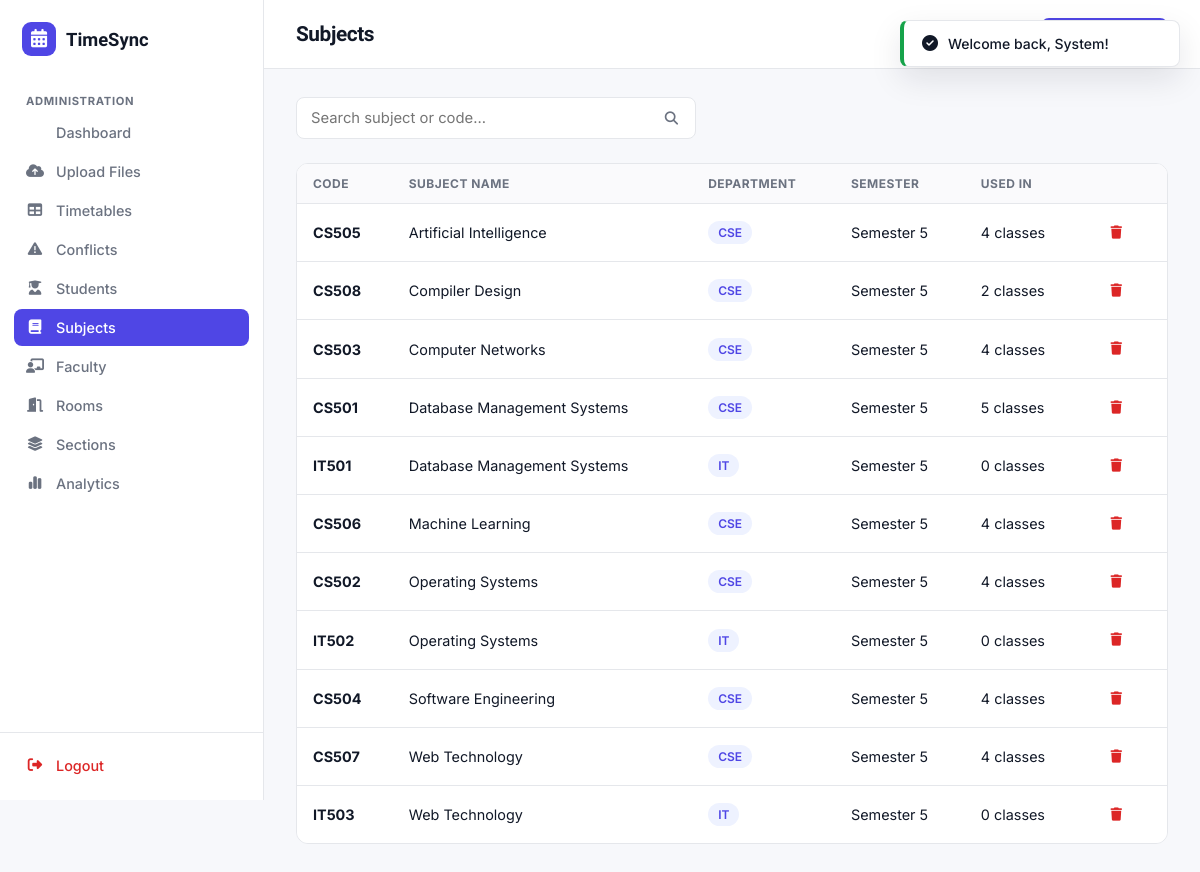
The app's page /admin/subjects.php (signed in) with its own data.
### tables this page shows
CREATE TABLE subjects (
    id INT AUTO_INCREMENT PRIMARY KEY,
    subject_code VARCHAR(20) NOT NULL,
    subject_name VARCHAR(150) NOT NULL,
    department_id INT NOT NULL,
    semester_id INT NOT NULL,
    FOREIGN KEY (department_id) REFERENCES departments(id) ON DELETE CASCADE,
    FOREIGN KEY (semester_id) REFERENCES semesters(id) ON DELETE CASCADE,
    UNIQUE KEY uniq_subject (subject_code, department_id)
);

CREATE TABLE departments (
    id INT AUTO_INCREMENT PRIMARY KEY,
    name VARCHAR(100) NOT NULL,
    code VARCHAR(10) NOT NULL UNIQUE
);

CREATE TABLE semesters (
    id INT AUTO_INCREMENT PRIMARY KEY,
    semester_number INT NOT NULL UNIQUE
);

### includes/functions.php (called while the page is built, shortened)
<?php
function e(?string $str): string {
    return htmlspecialchars($str ?? '', ENT_QUOTES, 'UTF-8');
}

### admin/subjects.php (the view, shortened to what this page needs)
<?php
require_once __DIR__ . '/../includes/functions.php';
$search = trim($_GET['q'] ?? '');
$where = '';
$params = [];
$stmt = $pdo->prepare("
    SELECT sub.*, d.code AS dept_code, sem.semester_number,
           (SELECT COUNT(*) FROM timetables t WHERE t.subject_id = sub.id) AS usage_count
    FROM subjects sub
    JOIN departments d ON d.id = sub.department_id
    JOIN semesters sem ON sem.id = sub.semester_id
    $where
    ORDER BY sub.subject_name
");
$stmt->execute($params);
$subjects = $stmt->fetchAll();
require_once __DIR__ . '/../includes/header.php';
require_once __DIR__ . '/../includes/sidebar.php';
?>
<div class="main-content">
    <div class="topbar">
        <div class="flex gap-16" style="align-items:center;">
            <h1>Subjects</h1>
        </div>
        <button class="btn btn-primary btn-sm" onclick="openModal('addSubjectModal')"><i class="fa-solid fa-plus"></i> Add Subject</button>
    </div>
    <div class="page-body">
        <form method="GET" class="mb-24" style="max-width:400px;">
            <div class="input-icon-wrap">
                <input type="text" name="q" class="form-control" placeholder="Search subject or code..." value="<?= e($search) ?>">
                <button type="submit" class="icon-btn"><i class="fa-solid fa-magnifying-glass"></i></button>
            </div>
        </form>
        <?php if (!$subjects): ?>
            <div class="card"><div class="empty-state">
                <div class="empty-icon"><i class="fa-solid fa-book"></i></div>
                <h3>No subjects yet</h3>
                <p>Subjects are created automatically on Excel import, or you can add one manually.</p>
                <button class="btn btn-primary" onclick="openModal('addSubjectModal')">Add Subject</button>
            </div></div>
        <?php else: ?>
        <div class="table-wrap">
            <table class="data-table">
                <thead><tr><th>Code</th><th>Subject Name</th><th>Department</th><th>Semester</th><th>Used In</th><th></th></tr></thead>
                <tbody>
                <?php foreach ($subjects as $s): ?>
                    <tr>
                        <td><strong><?= e($s['subject_code']) ?></strong></td>
                        <td><?= e($s['subject_name']) ?></td>
                        <td><span class="badge badge-neutral"><?= e($s['dept_code']) ?></span></td>
                        <td>Semester <?= (int)$s['semester_number'] ?></td>
                        <td><?= (int)$s['usage_count'] ?> classes</td>
                        <td>
                            <form method="POST" onsubmit="return confirm('Delete this subject?');">
                                <button type="submit" class="btn btn-ghost btn-sm"><i class="fa-solid fa-trash" style="color:var(--danger);"></i></button>
                            </form>
                        </td>
                    </tr>
                <?php endforeach; ?>
                </tbody>
            </table>
        </div>
        <?php endif; ?>
    </div>
</div>
<?php require_once __DIR__ . '/../includes/footer.php'; ?>

### assets/css/style.css (style rules this page uses)
:root { --primary: #4F46E5; --primary-dark: #4338CA; --primary-light: #EEF2FF; --accent: #0EA5A5; --background: #F7F8FB; --surface: #FFFFFF; --text: #111827; --muted: #6B7280; --border: #E5E7EB; --success: #16A34A; --success-light: #ECFDF3; --warning: #D97706; --warning-light: #FFFBEB; --danger: #DC2626; --danger-light: #FEF2F2; --radius-sm: 8px; --radius: 12px; --radius-lg: 16px; --shadow-sm: 0 1px 2px rgba(17, 24, 39, 0.04); --shadow: 0 4px 16px rgba(17, 24, 39, 0.06); --shadow-lg: 0 12px 32px rgba(17, 24, 39, 0.10); --font-display: 'Sora', sans-serif; --font-body: 'Inter', sans-serif; --sidebar-w: 264px; }
* { box-sizing: border-box; }
body { margin: 0; font-family: var(--font-body); background: var(--background); color: var(--text); -webkit-font-smoothing: antialiased; }
h1, h2, h3, h4, h5, .font-display { font-family: var(--font-display); letter-spacing: -0.02em; color: var(--text); margin: 0; }
.btn { display: inline-flex; align-items: center; justify-content: center; gap: 8px; font-family: var(--font-body); font-weight: 600; font-size: 0.925rem; padding: 11px 20px; border-radius: var(--radius-sm); border: 1px solid transparent; cursor: pointer; transition: all .15s ease; white-space: nowrap; }
.btn-primary { background: var(--primary); color: #fff; }
.btn-ghost { background: transparent; color: var(--muted); }
.btn-sm { padding: 7px 14px; font-size: 0.825rem; }
.badge { display: inline-flex; align-items: center; gap: 5px; padding: 4px 10px; border-radius: 999px; font-size: 0.75rem; font-weight: 600; }
.badge-neutral { background: var(--primary-light); color: var(--primary); }
.form-control, select.form-control { width: 100%; padding: 11px 14px; border: 1px solid var(--border); border-radius: var(--radius-sm); font-family: var(--font-body); font-size: 0.925rem; background: var(--surface); color: var(--text); transition: border-color .15s ease, box-shadow .15s ease; }
.input-icon-wrap { position: relative; }
.input-icon-wrap .form-control { padding-right: 42px; }
.input-icon-wrap .icon-btn { position: absolute; right: 12px; top: 50%; transform: translateY(-50%); background: none; border: none; color: var(--muted); cursor: pointer; }
.table-wrap { overflow-x: auto; border-radius: var(--radius); border: 1px solid var(--border); }
table.data-table { width: 100%; border-collapse: collapse; min-width: 640px; background: var(--surface); }
table.data-table th { text-align: left; font-size: 0.75rem; text-transform: uppercase; letter-spacing: .04em; color: var(--muted); padding: 12px 16px; background: #FAFAFC; position: sticky; top: 0; border-bottom: 1px solid var(--border); }
table.data-table td { padding: 14px 16px; border-bottom: 1px solid var(--border); font-size: 0.9rem; }
table.data-table tr:last-child td { border-bottom: none; }
.main-content { flex: 1; min-width: 0; }
.topbar { display: flex; align-items: center; justify-content: space-between; padding: 18px 32px; background: var(--surface); border-bottom: 1px solid var(--border); position: sticky; top: 0; z-index: 50; }
.topbar h1 { font-size: 1.3rem; }
.page-body { padding: 28px 32px; max-width: 1400px; }
.flex { display: flex; }
.gap-16 { gap: 16px; }
.mb-24 { margin-bottom:24px; }

### records on screen
subjects: subject_code "CS505", subject_name "Artificial Intelligence", department.code "CSE", semester.semester_number "5", usage_count "4"
subjects: subject_code "CS508", subject_name "Compiler Design", department.code "CSE", semester.semester_number "5", usage_count "2"
subjects: subject_code "CS503", subject_name "Computer Networks", department.code "CSE", semester.semester_number "5", usage_count "4"
subjects: subject_code "CS501", subject_name "Database Management Systems", department.code "CSE", semester.semester_number "5", usage_count "5"
subjects: subject_code "IT501", subject_name "Database Management Systems", department.code "IT", semester.semester_number "5", usage_count "0"
subjects: subject_code "CS506", subject_name "Machine Learning", department.code "CSE", semester.semester_number "5", usage_count "4"
subjects: subject_code "CS502", subject_name "Operating Systems", department.code "CSE", semester.semester_number "5", usage_count "4"
subjects: subject_code "IT502", subject_name "Operating Systems", department.code "IT", semester.semester_number "5", usage_count "0"
subjects: subject_code "CS504", subject_name "Software Engineering", department.code "CSE", semester.semester_number "5", usage_count "4"
subjects: subject_code "CS507", subject_name "Web Technology", department.code "CSE", semester.semester_number "5", usage_count "4"
subjects: subject_code "IT503", subject_name "Web Technology", department.code "IT", semester.semester_number "5", usage_count "0"

### other values on screen
$link['label'] "Dashboard"
$link['label'] "Upload Files"
$link['label'] "Timetables"
$link['label'] "Conflicts"
$link['label'] "Students"
$link['label'] "Subjects"
$link['label'] "Faculty"
$link['label'] "Rooms"
$link['label'] "Sections"
$link['label'] "Analytics"
